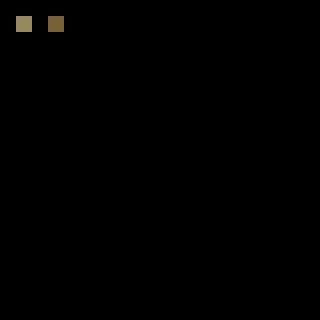

Below is a game level as drawn by its tile map, then a one-line description and the .tmx that defines it (tile-layer data replaced by summaries):
An orthogonal 20x20 tile map with 16x16 px tiles, 3 tile layers (regions, input_raw, output_tiles).

<map version="1.0" orientation="orthogonal" width="20" height="20" tilewidth="16" tileheight="16">
 <tileset firstgid="1" name="tiles.fw" tilewidth="16" tileheight="16">
  <image source="tiles.fw.png" width="256" height="256" />
 </tileset>
 <layer name="regions" width="20" height="20">
  <data>[400 cells, 2 non-empty, 1 distinct tile ids]</data>
 </layer>
 <layer name="input_raw" width="20" height="20">
  <data>[400 cells, 2 non-empty, 2 distinct tile ids]</data>
 </layer>
 <layer name="output_tiles" width="20" height="20">
  <data>[400 cells, 2 non-empty, 2 distinct tile ids]</data>
 </layer>
</map>
